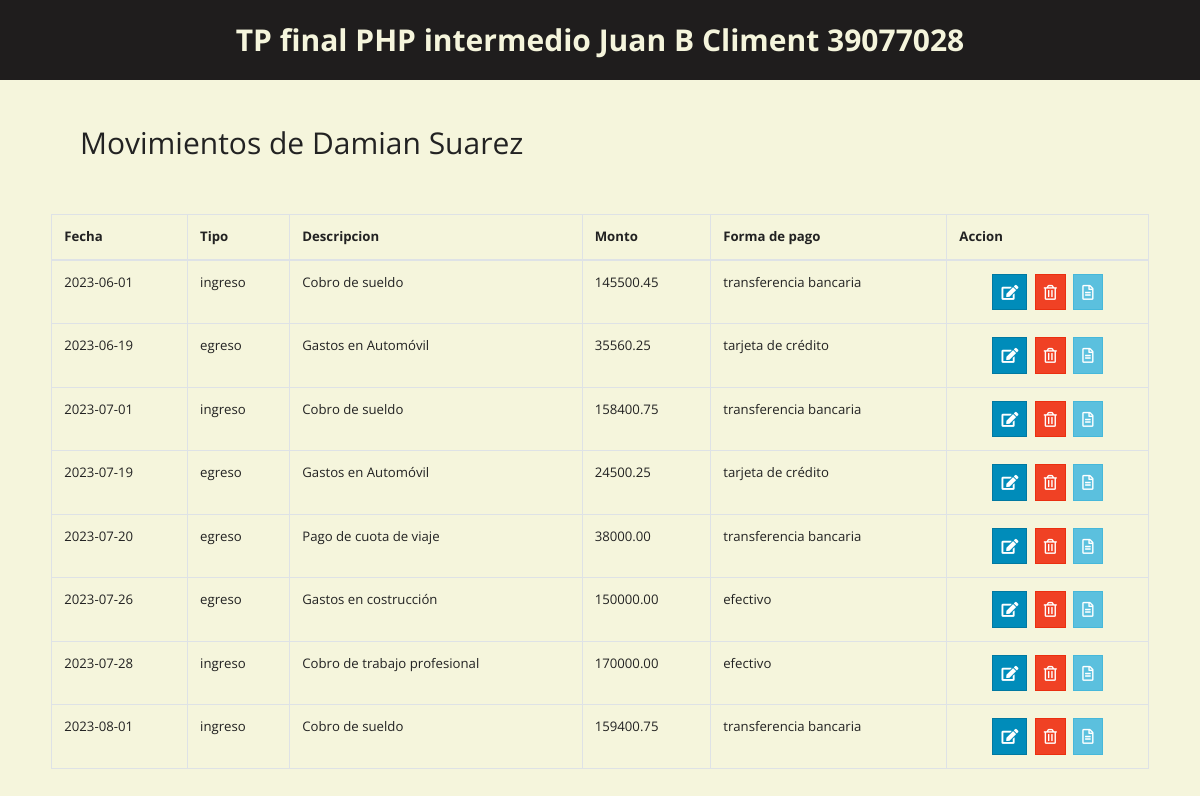
The page /integrantes.php?id_familia=1 on the database its author committed.
### tables this page shows
CREATE TABLE `familiares` (
  `id_familia` int(3) NOT NULL,
  `nombre` varchar(50) NOT NULL,
  `rol` enum('padre/madre','hijo/hija','otro/otra') NOT NULL,
  `edad` int(3) NOT NULL
);

CREATE TABLE `movimientos` (
  `id_mov` int(4) NOT NULL,
  `fecha` date NOT NULL,
  `tipo` enum('ingreso','egreso') NOT NULL,
  `descripcion` varchar(100) NOT NULL,
  `monto` float(9,2) NOT NULL,
  `forma_de_pago` enum('efectivo','cheque','tarjeta de crédito','transferencia bancaria') NOT NULL,
  `id_familia` int(3) NOT NULL
);

### integrantes.php (the view, shortened to what this page needs)
<!DOCTYPE html>
<html lang="en">
<head>
    <?php include("include/head.php"); ?>
</head>
<body>
    <header>
        <?php include("include/header.php"); ?>
    </header>
    <br><br>
    <?php
    include("config_db.php");
    $id = $_GET['id_familia'];
    $query = "SELECT fecha, tipo, descripcion, monto, forma_de_pago, familiares.nombre, id_mov FROM movimientos RIGHT JOIN familiares ON movimientos.id_familia = familiares.id_familia WHERE familiares.id_familia =$id";
    $resul = mysqli_query($mysqli, $query);
    $integrante = mysqli_fetch_array($resul);
    $nombre = $integrante['nombre'];
    ?>
    <h2 class="h2-alinear"><strong>Movimientos de <?php echo $nombre ?></strong> </h2>
    <br><br>
    <div class="row justify-content-md-center">
        <div class="col-md-11">
            <table class="table table-bordered">
                <thead>
                    <tr>
                        <th>Fecha</th>
                        <th>Tipo</th>
                        <th>Descripcion</th>
                        <th>Monto</th>
                        <th>Forma de pago</th>
                        <th>Accion</th>
                    </tr>
                </thead>
                <tbody>
                    <?php
                    $result = mysqli_query($mysqli, $query);
                    while ($row = mysqli_fetch_assoc($result)) { ?>
                        <tr>
                            <td><?php echo $row['fecha']; ?></td>
                            <td><?php echo $row['tipo']; ?></td>
                            <td><?php echo $row['descripcion']; ?></td>
                            <td><?php echo $row['monto']; ?></td>
                            <td><?php echo $row['forma_de_pago']; ?></td>
                            <td class="link">
                                <a href="update.php?id_mov=<?php echo $row['id_mov']; ?>" class="btn btn-primary">
                                    <i class="fas fa-edit"></i>
                                </a>
                                <a href="delete.php?id_mov=<?php echo $row['id_mov']; ?>" class="btn btn-danger">
                                    <i class="far fa-trash-alt"></i>
                                </a>
                                <a href="detalle.php?id_mov=<?php echo $row['id_mov']; ?>" class="btn btn-info">
                                    <i class="far fa-file-alt"></i>
                                </a>
                            </td>
                        </tr>
                    <?php } ?>
                </tbody>
            </table>
        </div>
    </div>
</body>
</html>

### style.css (style rules this page uses)
a { margin: 1px 2px; }
.link { text-align: center; }
.h2-alinear { margin-left: 80px; }
body { background-color: beige; }

### rows shown on the page
familiares: nombre "Damian Suarez"
movimientos: fecha "2023-06-01", tipo "ingreso", descripcion "Cobro de sueldo", monto "145500.45", forma_de_pago "transferencia bancaria"
movimientos: fecha "2023-06-19", tipo "egreso", descripcion "Gastos en Automóvil", monto "35560.25", forma_de_pago "tarjeta de crédito"
movimientos: fecha "2023-07-01", tipo "ingreso", descripcion "Cobro de sueldo", monto "158400.75", forma_de_pago "transferencia bancaria"
movimientos: fecha "2023-07-19", tipo "egreso", descripcion "Gastos en Automóvil", monto "24500.25", forma_de_pago "tarjeta de crédito"
movimientos: fecha "2023-07-20", tipo "egreso", descripcion "Pago de cuota de viaje", monto "38000.00", forma_de_pago "transferencia bancaria"
movimientos: fecha "2023-07-26", tipo "egreso", descripcion "Gastos en costrucción", monto "150000.00", forma_de_pago "efectivo"
movimientos: fecha "2023-07-28", tipo "ingreso", descripcion "Cobro de trabajo profesional", monto "170000.00", forma_de_pago "efectivo"
movimientos: fecha "2023-08-01", tipo "ingreso", descripcion "Cobro de sueldo", monto "159400.75", forma_de_pago "transferencia bancaria"
